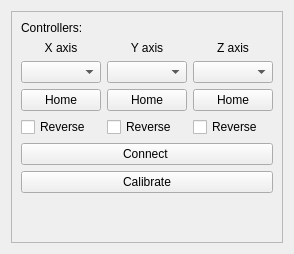
           <widget class="QWidget" name="tabMotors">
            <attribute name="title">
             <string>Motors</string>
            </attribute>
            <layout class="QHBoxLayout" name="horizontalLayout_2">
             <item>
              <widget class="QFrame" name="frame_2">
               <property name="frameShape">
                <enum>QFrame::StyledPanel</enum>
               </property>
               <property name="frameShadow">
                <enum>QFrame::Raised</enum>
               </property>
               <layout class="QGridLayout" name="gridLayout_4">
                <item row="4" column="3">
                 <widget class="QCheckBox" name="aptZReverse">
                  <property name="text">
                   <string>Reverse</string>
                  </property>
                 </widget>
                </item>
                <item row="4" column="1">
                 <widget class="QCheckBox" name="aptXReverse">
                  <property name="text">
                   <string>Reverse</string>
                  </property>
                 </widget>
                </item>
                <item row="2" column="2">
                 <widget class="QComboBox" name="aptYCombobox"/>
                </item>
                <item row="3" column="1">
                 <widget class="QPushButton" name="aptXHome">
                  <property name="text">
                   <string>Home</string>
                  </property>
                 </widget>
                </item>
                <item row="4" column="2">
                 <widget class="QCheckBox" name="aptYReverse">
                  <property name="text">
                   <string>Reverse</string>
                  </property>
                 </widget>
                </item>
                <item row="3" column="2">
                 <widget class="QPushButton" name="aptYHome">
                  <property name="text">
                   <string>Home</string>
                  </property>
                 </widget>
                </item>
                <item row="2" column="1">
                 <widget class="QComboBox" name="aptXCombobox"/>
                </item>
                <item row="1" column="1">
                 <widget class="QLabel" name="label">
                  <property name="text">
                   <string>X axis</string>
                  </property>
                  <property name="alignment">
                   <set>Qt::AlignCenter</set>
                  </property>
                 </widget>
                </item>
                <item row="2" column="3">
                 <widget class="QComboBox" name="aptZCombobox"/>
                </item>
                <item row="3" column="3">
                 <widget class="QPushButton" name="aptZHome">
                  <property name="text">
                   <string>Home</string>
                  </property>
                 </widget>
                </item>
                <item row="1" column="2">
                 <widget class="QLabel" name="label_2">
                  <property name="text">
                   <string>Y axis</string>
                  </property>
                  <property name="alignment">
                   <set>Qt::AlignCenter</set>
                  </property>
                 </widget>
                </item>
                <item row="1" column="3">
                 <widget class="QLabel" name="label_3">
                  <property name="text">
                   <string>Z axis</string>
                  </property>
                  <property name="alignment">
                   <set>Qt::AlignCenter</set>
                  </property>
                 </widget>
                </item>
                <item row="0" column="1">
                 <widget class="QLabel" name="label_5">
                  <property name="sizePolicy">
                   <sizepolicy hsizetype="Minimum" vsizetype="Preferred">
                    <horstretch>0</horstretch>
                    <verstretch>0</verstretch>
                   </sizepolicy>
                  </property>
                  <property name="text">
                   <string>Controllers:</string>
                  </property>
                 </widget>
                </item>
                <item row="5" column="1" colspan="3">
                 <widget class="QPushButton" name="connectToMotors">
                  <property name="text">
                   <string>Connect </string>
                  </property>
                 </widget>
                </item>
                <item row="6" column="1" colspan="3">
                 <widget class="QPushButton" name="calibrate">
                  <property name="text">
                   <string>Calibrate</string>
                  </property>
                 </widget>
                </item>
                <item row="7" column="1">
                 <spacer name="verticalSpacer_4">
                  <property name="orientation">
                   <enum>Qt::Vertical</enum>
                  </property>
                  <property name="sizeHint" stdset="0">
                   <size>
                    <width>20</width>
                    <height>40</height>
                   </size>
                  </property>
                 </spacer>
                </item>
               </layout>
              </widget>
             </item>
            </layout>
           </widget>
